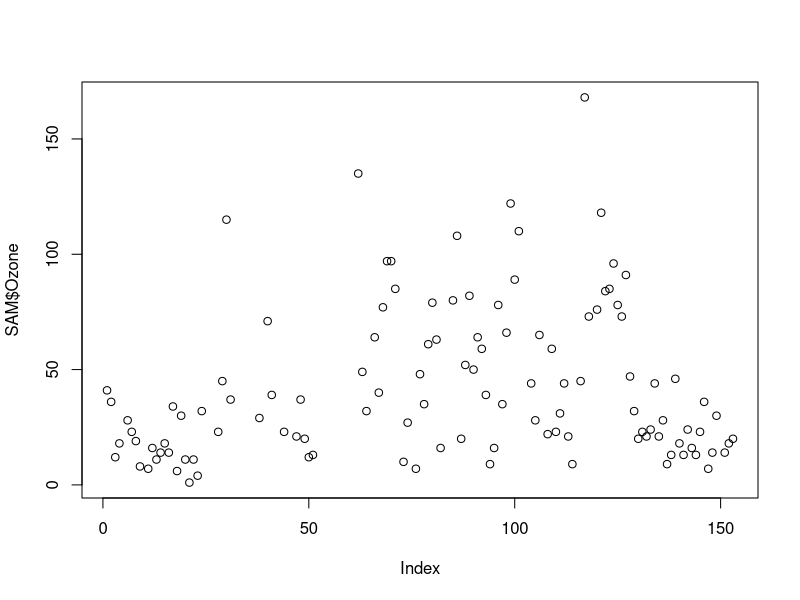
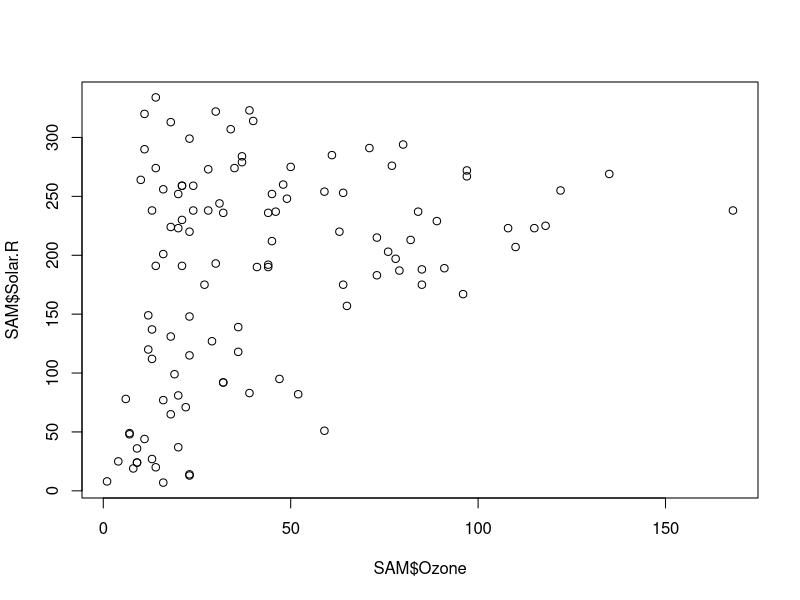
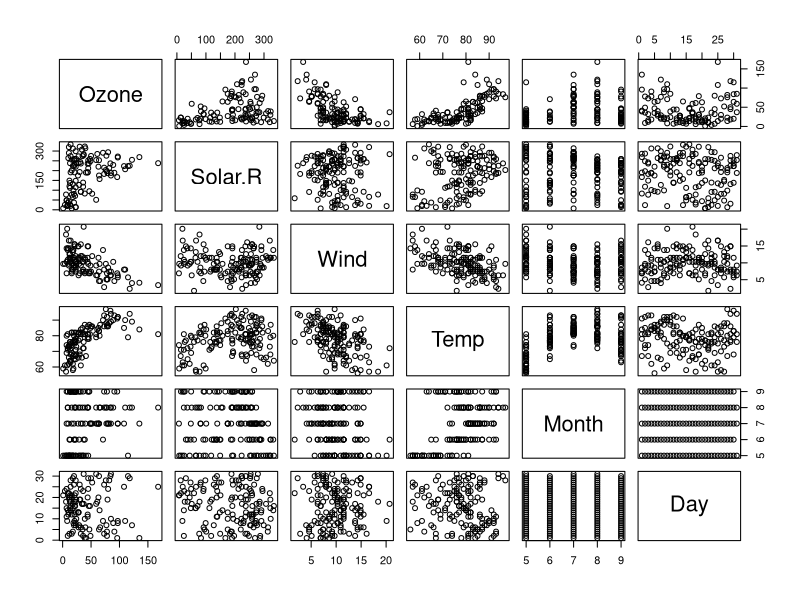
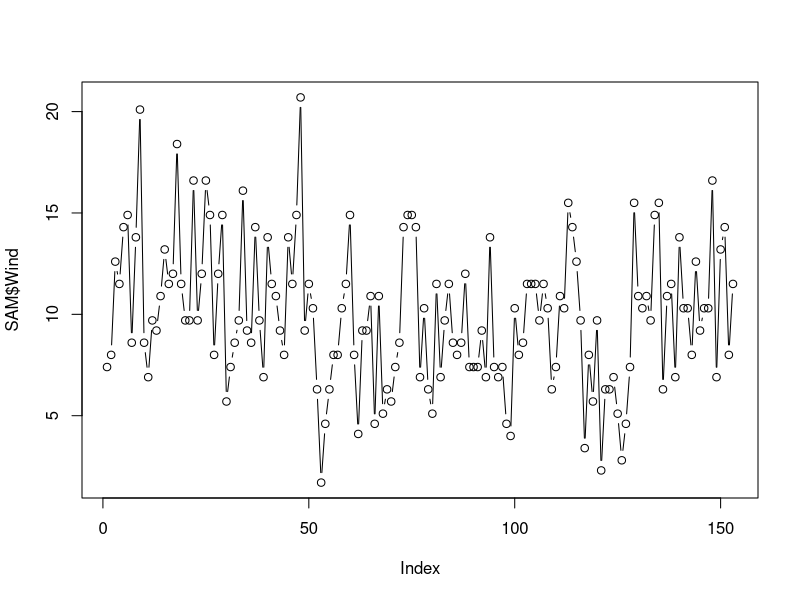
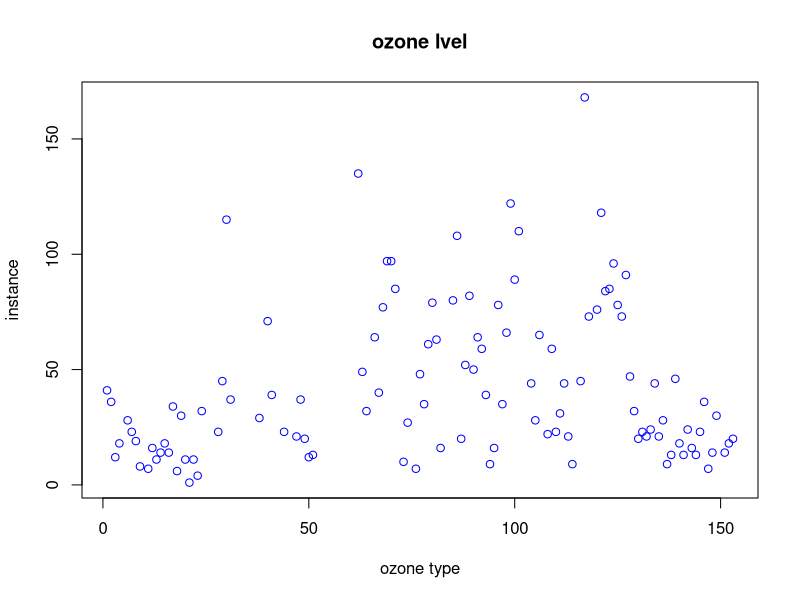
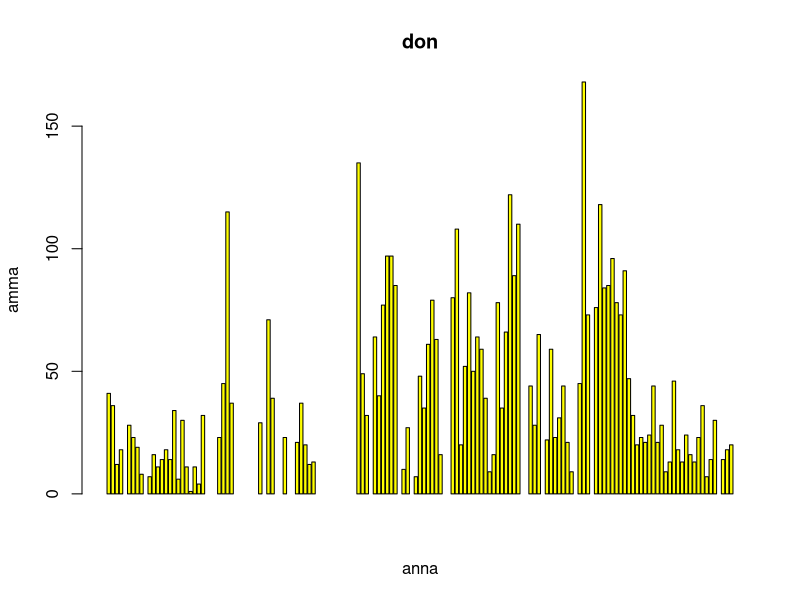
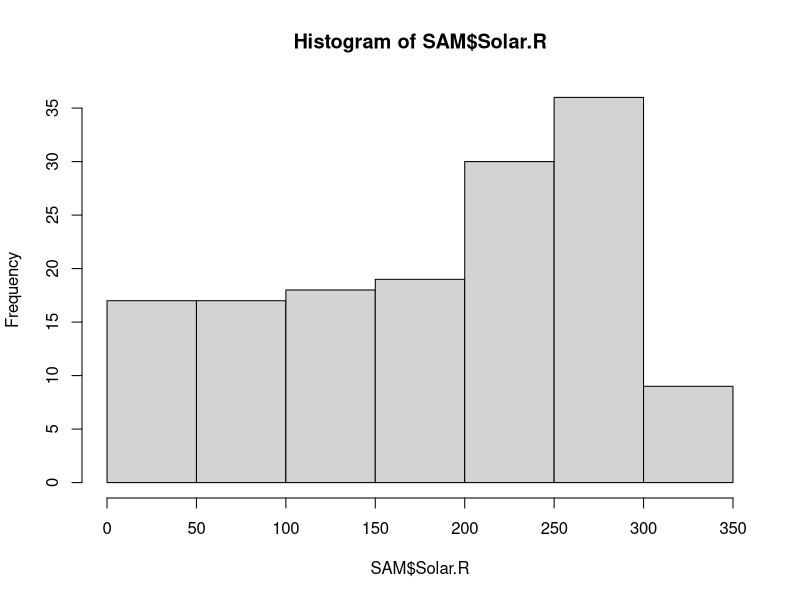
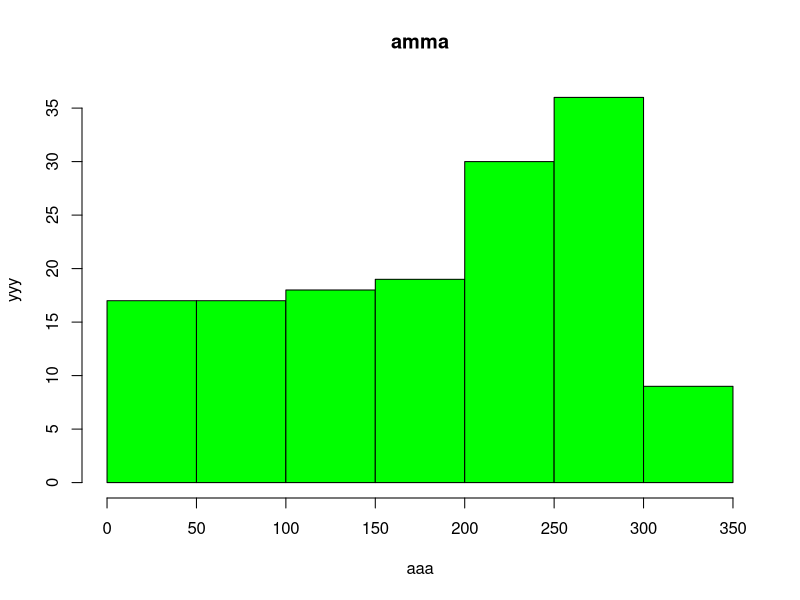

R code for these plots, in order:
SAM<-datasets::airquality
head(SAM)
tail(SAM)
SAM[,c(1,2,3)]
SAM$Ozone
SAM$Temp
summary(SAM)
summary(SAM$Day)
plot(SAM$Ozone)
plot(SAM$Ozone,SAM$Solar.R)
plot(SAM)
plot(SAM$Wind,type = "b")
plot(SAM$Ozone, type = "p",xlab = 'ozone type',ylab = "instance", main = "ozone lvel",col = "blue")
barplot(SAM$Ozone, xlab = "anna", ylab = "amma", col = "yellow", main = "don")
hist(SAM$Solar.R)
hist(SAM$Solar.R, main = "amma", xlab = "aaa", ylab = "yyy", col = "green")
boxplot(SAM$Ozone, SAM$Month)
boxplot(SAM[,c(2:4)])
pnorm(60,70,50)

